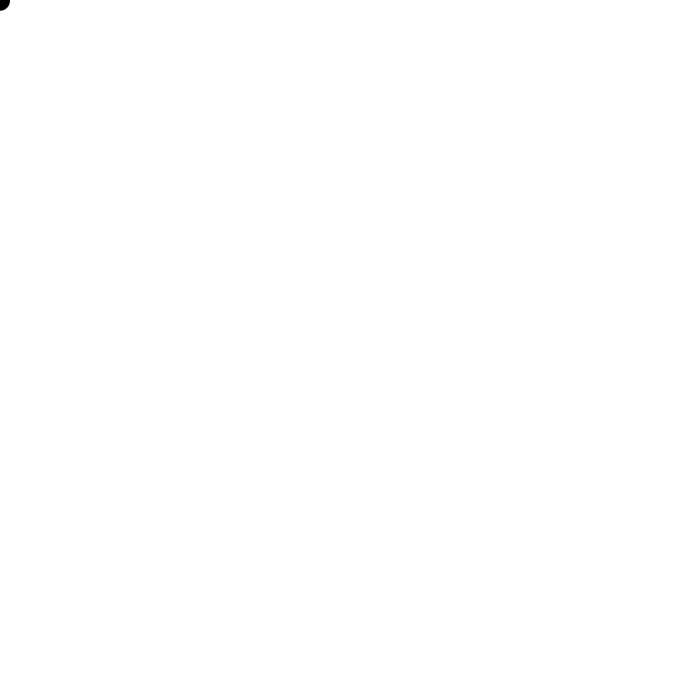
Frame 1 (no input)
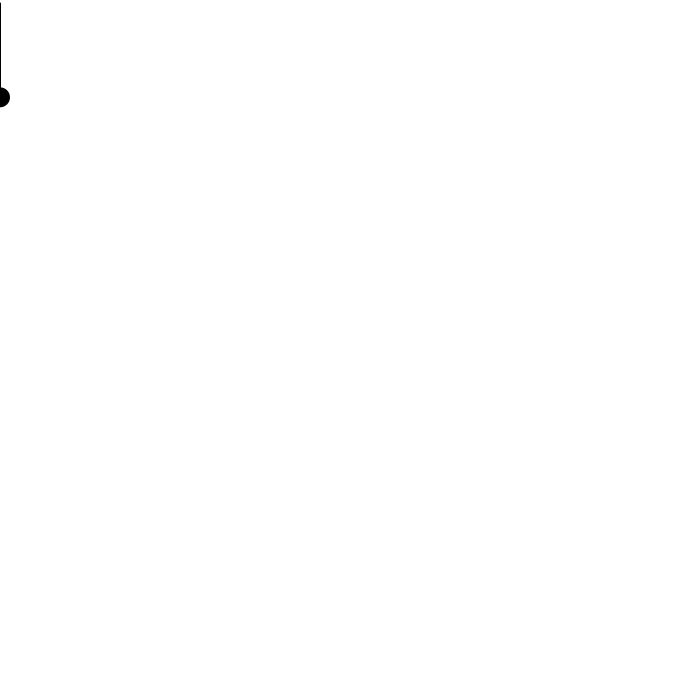
Frame 60 (the mouse pressed at the canvas centre just before this capture)
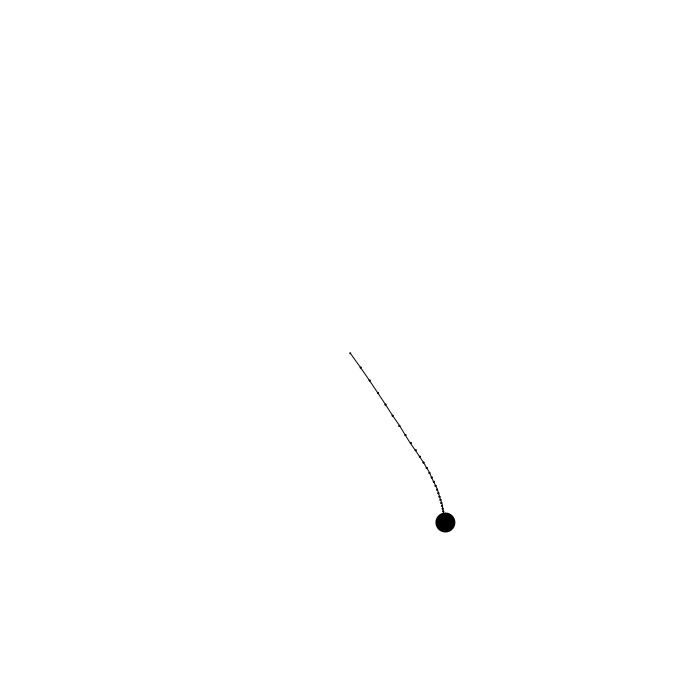
Frame 120 (the mouse held since frame 60 and released just before this capture)

The Processing sketch that drew these frames (run headless with seeded random() and noise(); from frame 60 on, the mouse is pressed at the canvas centre):

// Processing sketch: processing_100877
// ── processing_100877.pde


Point[] p = new Point[30];
Link link;

void setup() {
  size(680, 680);
  stroke(255, 100);

  for (int i = 0; i < p.length; i++) {
    p[i] = new Point();
  }
  link = new Link(p);
}

void draw() {
  background(255);

  link.display();
}

class Point {
  float x;
  float y;
  float lastX;
  float lastY;
  float nextX;
  float nextY;
  float velX;
  float velY;

  Point() {
  }
  
  void move(boolean pinToMouse) {
    if (pinToMouse == false) {
      velX = x - lastX;
      velY = y - lastY;

      velX *= .97;
      velY *= .97;

      nextX = x + velX;
      nextY = y + velY + .1;

      lastX = x;
      lastY = y;

      x = nextX;
      y = nextY;
    }  
    else {
      x = mouseX;
      y = mouseY;
    }
  }
}

class Link {
  float restingDistance = 2;
  float[] diffX;
  float[] diffY;
  float[] distance;
  float[] difference;
  float[] translateX;
  float[] translateY;
  Point[] p;

  Link(Point[] point) {
    p = point;
    diffX = new float[p.length];
    diffY = new float[p.length];
    distance = new float[p.length];
    difference = new float[p.length];
    translateX = new float[p.length];
    translateY = new float[p.length];
  }
  void solve() {
    for (int i = 0; i < p.length-1; i++) {
      // calculate the distance
      diffX[i] = p[i].x - p[i+1].x;
      diffY[i] = p[i].y - p[i+1].y;
      distance[i] = sqrt(diffX[i] * diffX[i] + diffY[i] * diffY[i]) ;

      // difference scalar
      difference[i] = (restingDistance - distance[i]) / distance[i];
      
      // translation for each Point. They'll be pushed 1/2 the required distance to match their resting distances.
      translateX[i] = diffX[i] * 0.5 * difference[i];
      translateY[i] = diffY[i] * 0.5 * difference[i];

      p[i].x += translateX[i];
      p[i].y += translateY[i];

      p[i+1].x -= translateX[i];
      p[i+1].y -= translateY[i];
    }
  }

  void display() {
    p[0].move(true);  //  pinToMouse = true for the first point
    for (int i = 1; i < p.length; i++) {
        p[i].move(false);
    }
    solve();
    for (int i = 0; i < p.length-1; i++) {
      stroke(0);
      line(p[i].x, p[i].y, p[i+1].x, p[i+1].y);
      noStroke();
      fill(0);
      ellipse(p[i].x, p[i].y, 2, 2);
      ellipse(p[i+1].x, p[i+1].y, 2, 2);
    }
    ellipse(p[p.length-1].x, p[p.length-1].y, 20, 20);
  }
}
